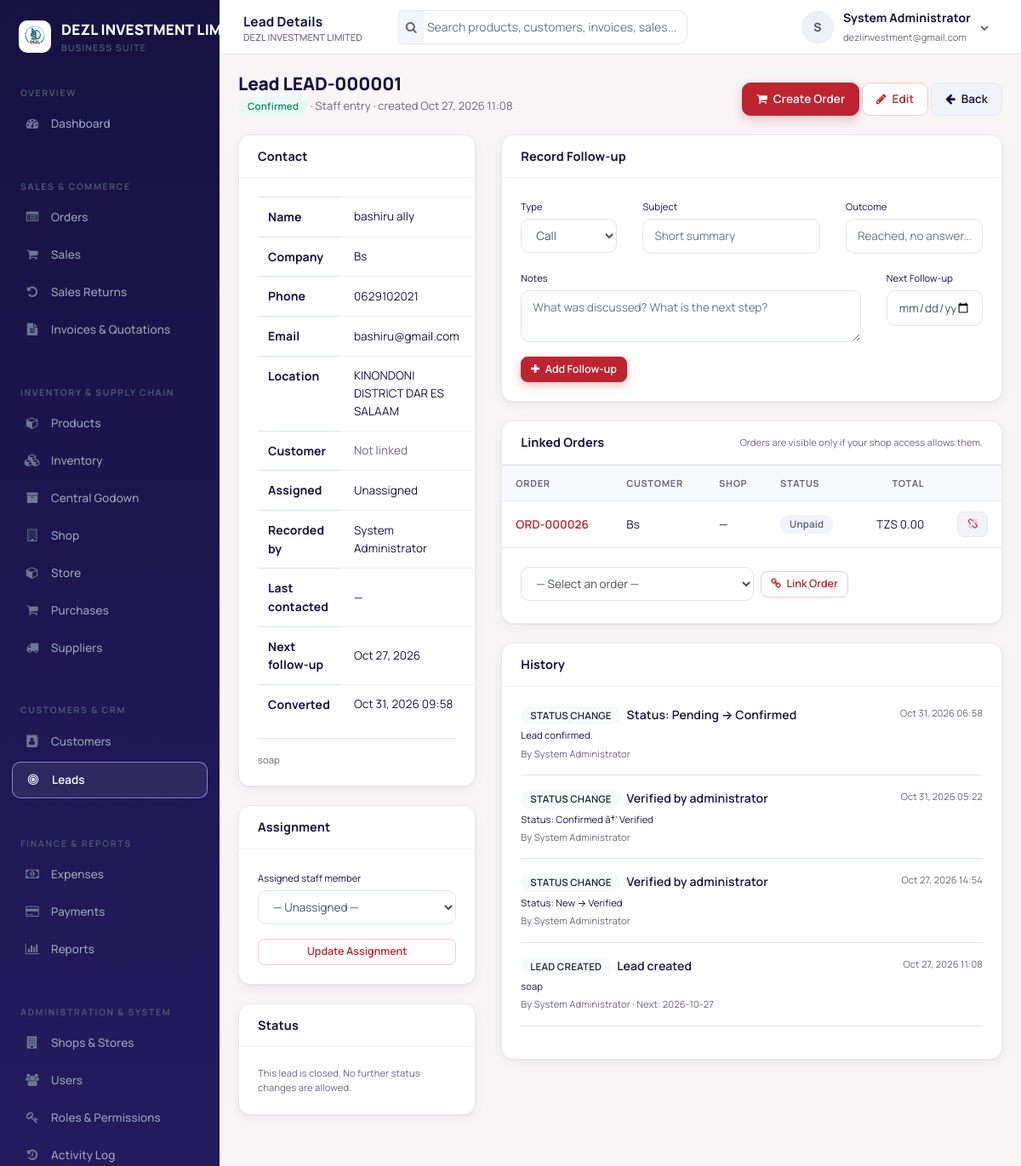
The app's page /lead-view.php?id=1 (signed in), older data.
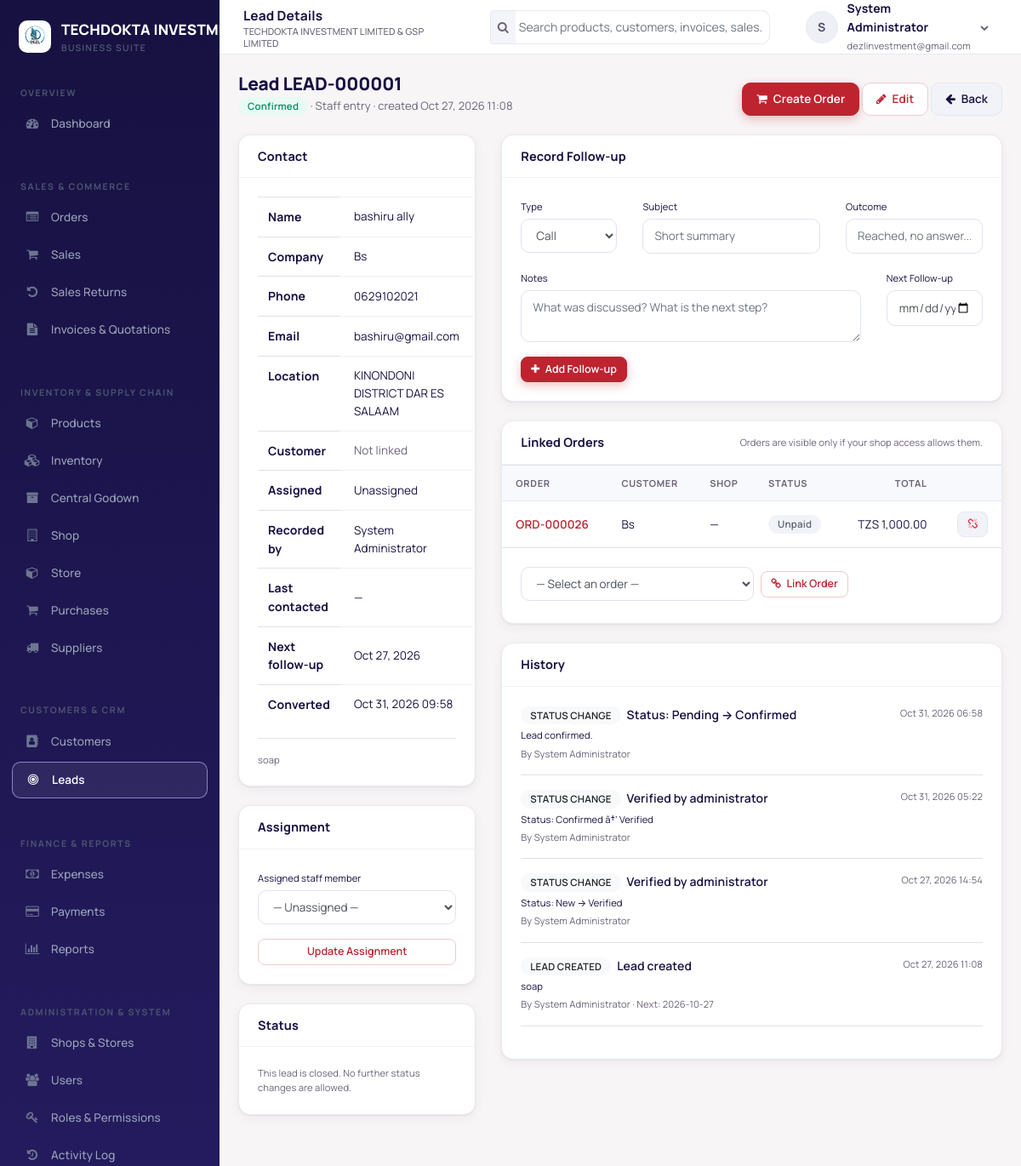
The same page, newer data.
### tables this page shows
CREATE TABLE `users` (
  `user_id` int(10) UNSIGNED NOT NULL,
  `tenant_id` int(10) UNSIGNED NOT NULL,
  `username` varchar(100) NOT NULL,
  `email` varchar(191) NOT NULL,
  `password_hash` varchar(255) NOT NULL,
  `first_name` varchar(100) NOT NULL,
  `last_name` varchar(100) NOT NULL,
  `phone` varchar(50) DEFAULT NULL,
  `is_active` tinyint(1) NOT NULL DEFAULT 1,
  `last_login` datetime DEFAULT NULL,
  `created_at` timestamp NOT NULL DEFAULT current_timestamp()
);

CREATE TABLE `orders` (
  `order_id` int(10) UNSIGNED NOT NULL,
  `tenant_id` int(10) UNSIGNED NOT NULL,
  `order_number` varchar(30) NOT NULL,
  `contact_id` int(10) UNSIGNED DEFAULT NULL,
  `lead_id` int(10) UNSIGNED DEFAULT NULL,
  `customer_name` varchar(191) NOT NULL,
  `customer_phone` varchar(50) NOT NULL,
  `customer_location` varchar(255) NOT NULL,
  `customer_email` varchar(191) DEFAULT NULL,
  `source` varchar(20) NOT NULL DEFAULT 'staff',
  `status` varchar(30) DEFAULT 'unpaid',
  `currency_code` varchar(10) NOT NULL DEFAULT 'TZS',
  `subtotal` decimal(12,2) NOT NULL DEFAULT 0.00,
  `total` decimal(12,2) NOT NULL DEFAULT 0.00,
  `shop_id` int(10) UNSIGNED DEFAULT NULL,
  `warehouse_id` int(10) UNSIGNED DEFAULT NULL,
  `notes` text DEFAULT NULL,
  `assigned_to` int(10) UNSIGNED DEFAULT NULL,
  `created_by` int(10) UNSIGNED DEFAULT NULL,
  `confirmed_by` int(10) UNSIGNED DEFAULT NULL,
  `confirmed_at` datetime DEFAULT NULL,
  `rejected_by` int(10) UNSIGNED DEFAULT NULL,
  `rejected_at` datetime DEFAULT NULL,
  `rejection_reason` varchar(255) DEFAULT NULL,
  `cancelled_by` int(10) UNSIGNED DEFAULT NULL,
  `cancelled_at` datetime DEFAULT NULL,
  `cancel_reason` varchar(255) DEFAULT NULL,
  `fulfilled_by` int(10) UNSIGNED DEFAULT NULL,
  `fulfilled_at` datetime DEFAULT NULL,
  `fulfilled_invoice_id` int(10) UNSIGNED DEFAULT NULL,
  `fulfilled_invoice_number` varchar(100) DEFAULT NULL,
  `created_at` timestamp NOT NULL DEFAULT current_timestamp(),
  `updated_at` timestamp NOT NULL DEFAULT current_timestamp() ON UPDATE current_timestamp(),
  `Amount_paid` decimal(15,2) NOT NULL DEFAULT 0.00,
  `stage` varchar(30) DEFAULT 'shop'
);

### helpers.php (called while the page is built, shortened)
<?php
function e($value) {
    return htmlspecialchars((string)$value, ENT_QUOTES, 'UTF-8');
}
function money($amount, $currency = 'TZS') {
    return $currency . ' ' . number_format((float)$amount, 2);
}
function system_title($tenant_id = null) {
    global $current_user;
    static $titles = [];
    if ($tenant_id === null) {
        if (isset($current_user->tenant_id)) {
            $tenant_id = (int)$current_user->tenant_id;
        } elseif (!empty($_SESSION['tenant_id'])) {
            $tenant_id = (int)$_SESSION['tenant_id'];
        }
    }
    $cache_key = $tenant_id !== null ? (int)$tenant_id : 0;
    if (array_key_exists($cache_key, $titles)) return $titles[$cache_key];
    if ($cache_key > 0) {
        $row = fetch_one("SELECT company_name FROM system_settings WHERE tenant_id = ? LIMIT 1", $cache_key);
    }
    $title = trim((string)($row['company_name'] ?? ''));
    $titles[$cache_key] = $title;
    return $title;
}
function system_logo_path($tenant_id = null) {
    global $current_user;
    if ($tenant_id === null) {
        if (isset($current_user->tenant_id)) {
            $tenant_id = (int)$current_user->tenant_id;
        } elseif (!empty($_SESSION['tenant_id'])) {
            $tenant_id = (int)$_SESSION['tenant_id'];
        }
    }
    $cache_key = $tenant_id !== null ? (int)$tenant_id : 0;
    $candidates = [];
    if ($cache_key > 0) {
        $row = fetch_one("SELECT logo_path FROM system_settings WHERE tenant_id = ? LIMIT 1", $cache_key);
        if ($row && !empty($row['logo_path'])) $candidates[] = (string)$row['logo_path'];
    }
    $candidates[] = 'assets/images/logo.png';
    $logo = '';
    foreach ($candidates as $candidate) {
        $candidate = str_replace('\\', '/', trim($candidate));
        if (file_exists(__DIR__ . '/' . ltrim($candidate, '/'))) {
            $logo = ltrim($candidate, '/');
            break;
        }
    }
    return $logo;
}
function can($permission) {
    return true;
}
function tenant_admin_scope() {
    return can('manage_users') || can('manage_settings');
}
function is_godown_manager() {
    global $current_user;
    if ($current_user->hasPermission('manage_users') || $current_user->hasPermission('manage_settings')) {
        return false;
    }
    return false;
}
function fetch_one($sql, ...$params) {
    global $conn;
    $stmt = $conn->prepare($sql);
    if ($params) {
        $types = '';
        foreach ($params as $p) {
            $types .= is_int($p) ? 'i' : (is_float($p) ? 'd' : 's');
        }
        $stmt->bind_param($types, ...$params);
    }
    $stmt->execute();
    $row = $stmt->get_result()->fetch_assoc();
    return $row;
}
function fetch_all($sql, ...$params) {
    global $conn;
    $stmt = $conn->prepare($sql);
    if ($params) {
        $types = '';
        foreach ($params as $p) {
            $types .= is_int($p) ? 'i' : (is_float($p) ? 'd' : 's');
        }
        $stmt->bind_param($types, ...$params);
    }
    $stmt->execute();
    $rows = $stmt->get_result()->fetch_all(MYSQLI_ASSOC);
    return $rows;
}
function order_statuses() {
    return [
        'unpaid'         => 'Unpaid',
        'partially_paid' => 'Partially Paid',
        'paid'           => 'Paid'
    ];
}
function order_visibility_clause($alias = 'o') {
    if (tenant_admin_scope()) return ['', []];
    $current_uid = current_user_id();
    $parts = ["{$alias}.created_by = ?", "{$alias}.assigned_to = ?", "({$alias}.source = 'storefront' AND {$alias}.created_by IS NULL)"];
    $params = [$current_uid, $current_uid];
    return [' AND (' . implode(' OR ', $parts) . ')', $params];
}
function order_status_class($status) {
    $map = [
        'new'          => 'warning',
        'under_review' => 'info',
        'confirmed'    => 'primary',
        'fulfilled'    => 'success',
        'rejected'     => 'danger',
        'cancelled'    => 'secondary',
    ];
    return $map[$status] ?? 'secondary';
}

### User.php (called while the page is built, shortened)
<?php
class User
{
    public $user_id;
    public $tenant_id;
    public $first_name;
    public $last_name;
    private $permission_cache = null;
    public static function getUserById($userId)
    {
        global $conn;
        $stmt = $conn->prepare("SELECT * FROM users WHERE user_id = ? LIMIT 1");
        $stmt->bind_param('i', $userId);
        $stmt->execute();
        $row = $stmt->get_result()->fetch_assoc();
        $user = new self();
        foreach ($row as $key => $value) {
            if (property_exists($user, $key)) $user->$key = $value;
        }
        $user->loadRoles();
        return $user;
    }
    private function loadRoles()
    {
        global $conn;
        $stmt = $conn->prepare(
            "SELECT r.role_id, r.name FROM user_roles ur
             JOIN roles r ON r.role_id = ur.role_id
             WHERE ur.user_id = ? AND ur.tenant_id = ?"
        );
        $stmt->bind_param('ii', $this->user_id, $this->tenant_id);
        $stmt->execute();
        $result = $stmt->get_result();
        while ($row = $result->fetch_assoc()) {
            $this->roles[] = $row['name'];
        }
    }
    public function hasPermission($permission)
    {
        global $conn;
        if ($this->permission_cache === null) {
            $roleIds = [];
            $stmt = $conn->prepare("SELECT role_id FROM user_roles WHERE user_id = ? AND tenant_id = ?");
            $stmt->bind_param('ii', $this->user_id, $this->tenant_id);
            $stmt->execute();
            $result = $stmt->get_result();
            while ($row = $result->fetch_assoc()) {
                $roleIds[] = (int)$row['role_id'];
            }
            $this->permission_cache = [];
            if ($roleIds) {
                $placeholders = implode(',', array_fill(0, count($roleIds), '?'));
                $sql = "SELECT DISTINCT p.name FROM permissions p
                        JOIN role_permissions rp ON rp.permission_id = p.permission_id
                        WHERE rp.role_id IN ($placeholders)";
                $stmt = $conn->prepare($sql);
                $stmt->bind_param(str_repeat('i', count($roleIds)), ...$roleIds);
                $stmt->execute();
                $result = $stmt->get_result();
                while ($row = $result->fetch_assoc()) {
                    $this->permission_cache[] = $row['name'];
                }
            }
        }
        return in_array($permission, $this->permission_cache, true);
    }
    public function fullName()
    {
        return trim($this->first_name . ' ' . $this->last_name);
    }
}

### auth_check.php (called while the page is built, shortened)
<?php
$current_user = User::getUserById((int)$_SESSION['user_id']);

### lead-view.php (the view, shortened to what the changed rows need)
<?php
require_once 'header.php';
require_once 'auth_check.php';
$page_title = 'Lead Details';
$id = (int)($_GET['id'] ?? 0);
$lead = fetch_one(
    "SELECT l.*,
            ua.first_name assignee_first, ua.last_name assignee_last,
            uc.first_name creator_first, uc.last_name creator_last,
            c.first_name contact_first, c.last_name contact_last, c.company_name contact_company,
            c.customer_number contact_customer_number, c.phone contact_phone, c.mobile contact_mobile
     FROM leads l
     LEFT JOIN users ua ON ua.user_id = l.assigned_to
     LEFT JOIN users uc ON uc.user_id = l.created_by
     LEFT JOIN contacts c ON c.contact_id = l.contact_id AND c.tenant_id = l.tenant_id
     WHERE l.lead_id = ? AND l.tenant_id = ?",
    $id,
    $current_user->tenant_id
);
$can_orders = can('manage_orders');
$linked_orders = [];
if ($can_orders) {
    [$scope_sql, $scope_params] = order_visibility_clause('o');
    $linked_orders = fetch_all(
        "SELECT o.order_id, o.order_number, o.customer_name, o.status, o.total, o.currency_code, o.created_at,
                s.name shop_name
         FROM orders o
         LEFT JOIN shops s ON s.shop_id = o.shop_id AND s.tenant_id = o.tenant_id
         WHERE o.tenant_id = ? AND o.lead_id = ?{$scope_sql}
         ORDER BY o.created_at DESC",
        ...array_merge([(int)$current_user->tenant_id, $id], $scope_params)
    );
}
require_once 'navbar.php';
require_once 'sidebar.php';
?>
<div class="page-head">
    <div>
        <h1 class="page-title">Lead <?php echo e($lead['lead_number']); ?></h1>
    </div>
</div>
<div class="row">
    <div class="col-lg-4 mb-3">
        <div class="card">
            <div class="card-body">
                <table class="table mb-0">
                    <tbody>
                        <tr><th>Name</th><td><?php echo e($lead['contact_name']); ?></td></tr>
                        <tr><th>Company</th><td><?php echo e($lead['company_name'] ?: '—'); ?></td></tr>
                        <tr><th>Phone</th><td><?php echo e($lead['phone'] ?: ($lead['contact_phone'] ?: ($lead['contact_mobile'] ?: '—'))); ?></td></tr>
                        <tr><th>Email</th><td><?php echo e($lead['email'] ?: '—'); ?></td></tr>
                        <tr><th>Location</th><td><?php echo e($lead['location'] ?: '—'); ?></td></tr>
                        <tr>
                            <th>Customer</th>
                        </tr>
                        <tr><th>Assigned</th><td><?php echo e(trim(($lead['assignee_first'] ?? '') . ' ' . ($lead['assignee_last'] ?? '')) ?: 'Unassigned'); ?></td></tr>
                        <tr><th>Recorded by</th><td><?php echo e(trim(($lead['creator_first'] ?? '') . ' ' . ($lead['creator_last'] ?? '')) ?: '—'); ?></td></tr>
                        <tr><th>Last contacted</th><td><?php echo $lead['last_contacted_at'] ? e(date('M d, Y H:i', strtotime($lead['last_contacted_at']))) : '—'; ?></td></tr>
                        <tr><th>Next follow-up</th><td><?php echo $lead['next_follow_up_at'] ? e(date('M d, Y', strtotime($lead['next_follow_up_at']))) : '—'; ?></td></tr>
                        <tr><th>Converted</th><td><?php echo $lead['converted_at'] ? e(date('M d, Y H:i', strtotime($lead['converted_at']))) : '—'; ?></td></tr>
                    </tbody>
                </table>
            </div>
        </div>
    </div>
    <div class="col-lg-8 mb-3">
        <?php if ($can_orders): ?>
        <div class="card">
            <div class="card-body p-0">
                <div class="table-responsive">
                    <table class="table mb-0">
                        <thead><tr><th>Order</th><th>Customer</th><th>Shop</th><th>Status</th><th class="text-right">Total</th><th></th></tr></thead>
                        <tbody>
                        <?php foreach ($linked_orders as $o): ?>
                            <tr>
                                <td><a href="order-view.php?id=<?php echo (int)$o['order_id']; ?>" class="font-weight-semibold"><?php echo e($o['order_number']); ?></a></td>
                                <td><?php echo e($o['customer_name']); ?></td>
                                <td><?php echo e($o['shop_name'] ?: '—'); ?></td>
                                <td><span class="badge badge-<?php echo e(order_status_class($o['status'])); ?>"><?php echo e(order_statuses()[$o['status']] ?? $o['status']); ?></span></td>
                                <td class="text-right"><?php echo e(money($o['total'], $o['currency_code'] ?: tenant_currency())); ?></td>
                                <td class="text-right">
                                    <form method="POST" action="order-action.php" onsubmit="return confirm('Unlink this order from the lead?');">
                                        <button type="submit" class="btn btn-sm btn-light text-danger" title="Unlink"><i class="fa fa-unlink"></i></button>
                                    </form>
                                </td>
                            </tr>
                        <?php endforeach; ?>
                        </tbody>
                    </table>
                </div>
            </div>
        </div>
        <?php endif; ?>
    </div>
</div>
<?php require_once 'footer.php'; ?>

### navbar.php (shortened to what the changed rows need)
<div class="app-main">
    <header class="topbar">
        <div class="topbar-title"><?php echo isset($page_title) ? e($page_title) : e(system_title()); ?><small><?php echo e(system_title()); ?></small></div>
        <div class="dropdown">
            <a href="#" class="user-menu" data-toggle="dropdown">
                <span class="avatar"><?php echo e(strtoupper(substr($current_user->first_name, 0, 1))); ?></span>
                <span class="hide-xs"><strong><?php echo e($current_user->fullName()); ?></strong><br><small class="text-muted"><?php echo e($current_user->email); ?></small></span>
                <i class="fa fa-chevron-down hide-xs" style="font-size:10px;color:var(--text-muted)"></i>
            </a>
        </div>
    </header>
    <main class="app-content">

### sidebar.php (shortened to what the changed rows need)
<aside class="sidebar" id="sidebar">
    <div class="sidebar-brand">
        <?php $sidebar_logo = system_logo_path(); ?>
        <?php if ($sidebar_logo !== ''): ?>
            <img src="<?php echo e($sidebar_logo); ?>" alt="" class="sidebar-logo">
        <?php endif; ?>
        <div class="brand-text"><?php echo e(system_title()); ?><small>Business Suite</small></div>
    </div>
</aside>

Row changes from the older to the newer data that the page shows:
changed users "System Administrator": tenant "DEZL INVESTMENT LIMITED" → "TECHDOKTA INVESTMENT LIMITED & GSP LIMITED"; tenant "DEZL INVESTMENT…" → "TECHDOKTA…"
changed orders "ORD-000026": total+currency_code "TZS 0.00" → "TZS 1,000.00"
